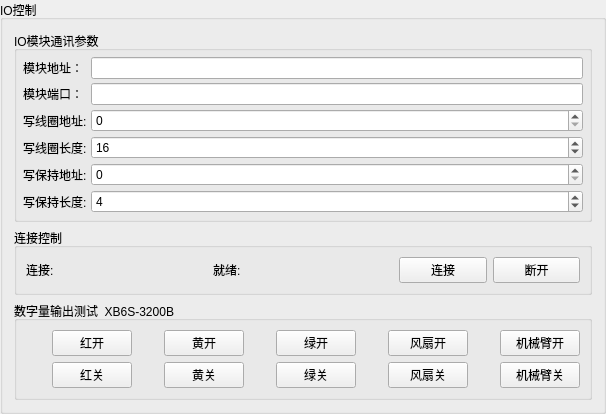
         <widget class="QGroupBox" name="groupBox_2">
          <property name="title">
           <string>IO控制</string>
          </property>
          <layout class="QGridLayout" name="gridLayout_31">
           <item row="0" column="1">
            <widget class="QGroupBox" name="groupBox_24">
             <property name="sizePolicy">
              <sizepolicy hsizetype="Preferred" vsizetype="Preferred">
               <horstretch>0</horstretch>
               <verstretch>0</verstretch>
              </sizepolicy>
             </property>
             <property name="title">
              <string>IO模块通讯参数</string>
             </property>
             <layout class="QGridLayout" name="gridLayout_30">
              <property name="leftMargin">
               <number>6</number>
              </property>
              <property name="topMargin">
               <number>6</number>
              </property>
              <property name="rightMargin">
               <number>6</number>
              </property>
              <property name="bottomMargin">
               <number>6</number>
              </property>
              <property name="spacing">
               <number>4</number>
              </property>
              <item row="5" column="1">
               <widget class="QLabel" name="label_280">
                <property name="sizePolicy">
                 <sizepolicy hsizetype="Preferred" vsizetype="Preferred">
                  <horstretch>0</horstretch>
                  <verstretch>0</verstretch>
                 </sizepolicy>
                </property>
                <property name="text">
                 <string>写保持长度:</string>
                </property>
               </widget>
              </item>
              <item row="5" column="2">
               <widget class="QSpinBox" name="Write_IO_HoldingRegisters_Size">
                <property name="sizePolicy">
                 <sizepolicy hsizetype="Preferred" vsizetype="Fixed">
                  <horstretch>0</horstretch>
                  <verstretch>0</verstretch>
                 </sizepolicy>
                </property>
                <property name="maximum">
                 <number>9999</number>
                </property>
                <property name="value">
                 <number>4</number>
                </property>
               </widget>
              </item>
              <item row="2" column="2">
               <widget class="QSpinBox" name="Write_IO_Coils_Addr">
                <property name="sizePolicy">
                 <sizepolicy hsizetype="Preferred" vsizetype="Fixed">
                  <horstretch>0</horstretch>
                  <verstretch>0</verstretch>
                 </sizepolicy>
                </property>
                <property name="maximum">
                 <number>9999</number>
                </property>
               </widget>
              </item>
              <item row="4" column="2">
               <widget class="QSpinBox" name="Write_IO_HoldingRegisters_Addr">
                <property name="sizePolicy">
                 <sizepolicy hsizetype="Preferred" vsizetype="Fixed">
                  <horstretch>0</horstretch>
                  <verstretch>0</verstretch>
                 </sizepolicy>
                </property>
                <property name="maximum">
                 <number>9999</number>
                </property>
               </widget>
              </item>
              <item row="2" column="1">
               <widget class="QLabel" name="label_281">
                <property name="sizePolicy">
                 <sizepolicy hsizetype="Maximum" vsizetype="Preferred">
                  <horstretch>0</horstretch>
                  <verstretch>0</verstretch>
                 </sizepolicy>
                </property>
                <property name="text">
                 <string>写线圈地址:</string>
                </property>
               </widget>
              </item>
              <item row="3" column="2">
               <widget class="QSpinBox" name="Write_IO_Coils_Size">
                <property name="sizePolicy">
                 <sizepolicy hsizetype="Preferred" vsizetype="Fixed">
                  <horstretch>0</horstretch>
                  <verstretch>0</verstretch>
                 </sizepolicy>
                </property>
                <property name="maximum">
                 <number>9999</number>
                </property>
                <property name="value">
                 <number>16</number>
                </property>
               </widget>
              </item>
              <item row="4" column="1">
               <widget class="QLabel" name="label_274">
                <property name="sizePolicy">
                 <sizepolicy hsizetype="Preferred" vsizetype="Preferred">
                  <horstretch>0</horstretch>
                  <verstretch>0</verstretch>
                 </sizepolicy>
                </property>
                <property name="text">
                 <string>写保持地址:</string>
                </property>
               </widget>
              </item>
              <item row="0" column="1">
               <widget class="QLabel" name="label_139">
                <property name="sizePolicy">
                 <sizepolicy hsizetype="Preferred" vsizetype="Fixed">
                  <horstretch>0</horstretch>
                  <verstretch>0</verstretch>
                 </sizepolicy>
                </property>
                <property name="text">
                 <string>模块地址：</string>
                </property>
               </widget>
              </item>
              <item row="1" column="1">
               <widget class="QLabel" name="label_122">
                <property name="sizePolicy">
                 <sizepolicy hsizetype="Preferred" vsizetype="Fixed">
                  <horstretch>0</horstretch>
                  <verstretch>0</verstretch>
                 </sizepolicy>
                </property>
                <property name="text">
                 <string>模块端口：</string>
                </property>
               </widget>
              </item>
              <item row="0" column="2">
               <widget class="QLineEdit" name="IO_Ip">
                <property name="sizePolicy">
                 <sizepolicy hsizetype="Expanding" vsizetype="Fixed">
                  <horstretch>0</horstretch>
                  <verstretch>0</verstretch>
                 </sizepolicy>
                </property>
               </widget>
              </item>
              <item row="1" column="2">
               <widget class="QLineEdit" name="IO_Port">
                <property name="sizePolicy">
                 <sizepolicy hsizetype="Expanding" vsizetype="Fixed">
                  <horstretch>0</horstretch>
                  <verstretch>0</verstretch>
                 </sizepolicy>
                </property>
                <property name="text">
                 <string/>
                </property>
               </widget>
              </item>
              <item row="3" column="1">
               <widget class="QLabel" name="label_273">
                <property name="sizePolicy">
                 <sizepolicy hsizetype="Maximum" vsizetype="Preferred">
                  <horstretch>0</horstretch>
                  <verstretch>0</verstretch>
                 </sizepolicy>
                </property>
                <property name="text">
                 <string>写线圈长度:</string>
                </property>
               </widget>
              </item>
             </layout>
            </widget>
           </item>
           <item row="2" column="1">
            <widget class="QGroupBox" name="groupBox_IO_DO">
             <property name="sizePolicy">
              <sizepolicy hsizetype="Preferred" vsizetype="Maximum">
               <horstretch>0</horstretch>
               <verstretch>0</verstretch>
              </sizepolicy>
             </property>
             <property name="title">
              <string>数字量输出测试  XB6S-3200B</string>
             </property>
             <layout class="QGridLayout" name="gridLayout">
              <item row="0" column="5">
               <widget class="QPushButton" name="btn_IO_AlarmGreen_ON">
                <property name="text">
                 <string>绿开</string>
                </property>
               </widget>
              </item>
              <item row="1" column="9">
               <widget class="QPushButton" name="btn_IO_Robot_OFF">
                <property name="text">
                 <string>机械臂关</string>
                </property>
               </widget>
              </item>
              <item row="0" column="0">
               <widget class="c_Fr_Light" name="Coils_1" native="true">
                <property name="minimumSize">
                 <size>
                  <width>20</width>
                  <height>20</height>
                 </size>
                </property>
                <property name="maximumSize">
                 <size>
                  <width>20</width>
                  <height>20</height>
                 </size>
                </property>
               </widget>
              </item>
              <item row="0" column="8">
               <widget class="c_Fr_Light" name="Coils_5" native="true">
                <property name="minimumSize">
                 <size>
                  <width>20</width>
                  <height>20</height>
                 </size>
                </property>
                <property name="maximumSize">
                 <size>
                  <width>20</width>
                  <height>20</height>
                 </size>
                </property>
               </widget>
              </item>
              <item row="0" column="6">
               <widget class="c_Fr_Light" name="Coils_4" native="true">
                <property name="minimumSize">
                 <size>
                  <width>20</width>
                  <height>20</height>
                 </size>
                </property>
                <property name="maximumSize">
                 <size>
                  <width>20</width>
                  <height>20</height>
                 </size>
                </property>
               </widget>
              </item>
              <item row="1" column="5">
               <widget class="QPushButton" name="btn_IO_AlarmGreen_OFF">
                <property name="text">
                 <string>绿关</string>
                </property>
               </widget>
              </item>
              <item row="1" column="7">
               <widget class="QPushButton" name="btn_IO_Fan_OFF">
                <property name="text">
                 <string>风扇关</string>
                </property>
               </widget>
              </item>
              <item row="1" column="3">
               <widget class="QPushButton" name="btn_IO_AlarmYellow_OFF">
                <property name="text">
                 <string>黄关</string>
                </property>
               </widget>
              </item>
              <item row="0" column="7">
               <widget class="QPushButton" name="btn_IO_Fan_ON">
                <property name="text">
                 <string>风扇开</string>
                </property>
               </widget>
              </item>
              <item row="1" column="1">
               <widget class="QPushButton" name="btn_IO_AlarmRed_OFF">
                <property name="text">
                 <string>红关</string>
                </property>
               </widget>
              </item>
              <item row="0" column="2">
               <widget class="c_Fr_Light" name="Coils_2" native="true">
                <property name="minimumSize">
                 <size>
                  <width>20</width>
                  <height>20</height>
                 </size>
                </property>
                <property name="maximumSize">
                 <size>
                  <width>20</width>
                  <height>20</height>
                 </size>
                </property>
               </widget>
              </item>
              <item row="0" column="9">
               <widget class="QPushButton" name="btn_IO_Robot_ON">
                <property name="text">
                 <string>机械臂开</string>
                </property>
               </widget>
              </item>
              <item row="1" column="8">
               <widget class="c_Fr_Light" name="Coils_6" native="true">
                <property name="minimumSize">
                 <size>
                  <width>20</width>
                  <height>20</height>
                 </size>
                </property>
                <property name="maximumSize">
                 <size>
                  <width>20</width>
                  <height>20</height>
                 </size>
                </property>
               </widget>
              </item>
              <item row="0" column="4">
               <widget class="c_Fr_Light" name="Coils_3" native="true">
                <property name="minimumSize">
                 <size>
                  <width>20</width>
                  <height>20</height>
                 </size>
                </property>
                <property name="maximumSize">
                 <size>
                  <width>20</width>
                  <height>20</height>
                 </size>
                </property>
               </widget>
              </item>
              <item row="0" column="1">
               <widget class="QPushButton" name="btn_IO_AlarmRed_ON">
                <property name="text">
                 <string>红开</string>
                </property>
               </widget>
              </item>
              <item row="0" column="3">
               <widget class="QPushButton" name="btn_IO_AlarmYellow_ON">
                <property name="text">
                 <string>黄开</string>
                </property>
               </widget>
              </item>
             </layout>
            </widget>
           </item>
           <item row="1" column="1">
            <widget class="QGroupBox" name="groupBox_IO_Connect">
             <property name="sizePolicy">
              <sizepolicy hsizetype="Preferred" vsizetype="Maximum">
               <horstretch>0</horstretch>
               <verstretch>0</verstretch>
              </sizepolicy>
             </property>
             <property name="title">
              <string>连接控制</string>
             </property>
             <layout class="QGridLayout" name="gridLayout_32">
              <item row="0" column="0">
               <widget class="QLabel" name="label_25">
                <property name="text">
                 <string>连接:</string>
                </property>
               </widget>
              </item>
              <item row="0" column="1">
               <widget class="c_Fr_Light" name="IO_Connected" native="true">
                <property name="minimumSize">
                 <size>
                  <width>20</width>
                  <height>20</height>
                 </size>
                </property>
               </widget>
              </item>
              <item row="0" column="2">
               <widget class="QLabel" name="label_24">
                <property name="text">
                 <string>就绪:</string>
                </property>
               </widget>
              </item>
              <item row="0" column="3">
               <widget class="c_Fr_Light" name="IO_Ready" native="true">
                <property name="minimumSize">
                 <size>
                  <width>20</width>
                  <height>20</height>
                 </size>
                </property>
               </widget>
              </item>
              <item row="0" column="4">
               <widget class="QPushButton" name="IO_Connect">
                <property name="minimumSize">
                 <size>
                  <width>80</width>
                  <height>0</height>
                 </size>
                </property>
                <property name="text">
                 <string>连接</string>
                </property>
               </widget>
              </item>
              <item row="0" column="5">
               <widget class="QPushButton" name="IO_Disconnect">
                <property name="minimumSize">
                 <size>
                  <width>80</width>
                  <height>0</height>
                 </size>
                </property>
                <property name="text">
                 <string>断开</string>
                </property>
               </widget>
              </item>
             </layout>
            </widget>
           </item>
          </layout>
         </widget>
